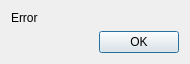
<?xml version="1.0" encoding="UTF-8"?>
<ui version="4.0">
 <class>ErrorQdialog</class>
 <widget class="QDialog" name="ErrorQdialog">
  <property name="geometry">
   <rect>
    <x>0</x>
    <y>0</y>
    <width>190</width>
    <height>64</height>
   </rect>
  </property>
  <property name="windowTitle">
   <string>Mensagem</string>
  </property>
  <layout class="QVBoxLayout" name="verticalLayout">
   <item>
    <widget class="QLabel" name="label">
     <property name="text">
      <string>Error</string>
     </property>
    </widget>
   </item>
   <item>
    <widget class="QDialogButtonBox" name="buttonBox">
     <property name="orientation">
      <enum>Qt::Horizontal</enum>
     </property>
     <property name="standardButtons">
      <set>QDialogButtonBox::Ok</set>
     </property>
    </widget>
   </item>
  </layout>
 </widget>
 <resources/>
 <connections>
  <connection>
   <sender>buttonBox</sender>
   <signal>rejected()</signal>
   <receiver>ErrorQdialog</receiver>
   <slot>reject()</slot>
   <hints>
    <hint type="sourcelabel">
     <x>126</x>
     <y>113</y>
    </hint>
    <hint type="destinationlabel">
     <x>135</x>
     <y>63</y>
    </hint>
   </hints>
  </connection>
  <connection>
   <sender>buttonBox</sender>
   <signal>accepted()</signal>
   <receiver>ErrorQdialog</receiver>
   <slot>accept()</slot>
   <hints>
    <hint type="sourcelabel">
     <x>126</x>
     <y>107</y>
    </hint>
    <hint type="destinationlabel">
     <x>135</x>
     <y>63</y>
    </hint>
   </hints>
  </connection>
 </connections>
</ui>
